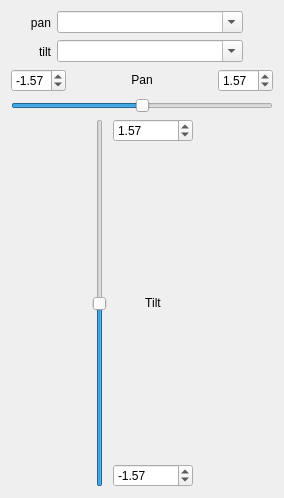
<?xml version="1.0" encoding="UTF-8"?>
<ui version="4.0">
 <author>Mark Allan</author>
 <class>PanTiltWidget</class>
 <widget class="QWidget" name="PanTiltWidget">
  <property name="geometry">
   <rect>
    <x>0</x>
    <y>0</y>
    <width>284</width>
    <height>498</height>
   </rect>
  </property>
  <property name="windowTitle">
   <string>PanTilt</string>
  </property>
  <layout class="QVBoxLayout" name="verticalLayout_4">
   <item>
    <layout class="QVBoxLayout" name="verticalLayout_3">
     <item>
      <layout class="QHBoxLayout" name="horizontalLayout">
       <item>
        <widget class="QLabel" name="panTopicLabel">
         <property name="sizePolicy">
          <sizepolicy hsizetype="Fixed" vsizetype="Preferred">
           <horstretch>0</horstretch>
           <verstretch>0</verstretch>
          </sizepolicy>
         </property>
         <property name="minimumSize">
          <size>
           <width>40</width>
           <height>0</height>
          </size>
         </property>
         <property name="maximumSize">
          <size>
           <width>40</width>
           <height>16777215</height>
          </size>
         </property>
         <property name="text">
          <string>pan</string>
         </property>
         <property name="alignment">
          <set>Qt::AlignRight|Qt::AlignTrailing|Qt::AlignVCenter</set>
         </property>
        </widget>
       </item>
       <item>
        <widget class="QComboBox" name="panTopicCombo">
         <property name="sizePolicy">
          <sizepolicy hsizetype="Preferred" vsizetype="Fixed">
           <horstretch>1</horstretch>
           <verstretch>0</verstretch>
          </sizepolicy>
         </property>
         <property name="editable">
          <bool>true</bool>
         </property>
        </widget>
       </item>
       <item>
        <widget class="QToolButton" name="panRefreshButton">
         <property name="text">
          <string/>
         </property>
         <property name="autoRaise">
          <bool>true</bool>
         </property>
        </widget>
       </item>
      </layout>
     </item>
     <item>
      <layout class="QHBoxLayout" name="horizontalLayout_2">
       <item>
        <widget class="QLabel" name="tiltTopicLabel">
         <property name="sizePolicy">
          <sizepolicy hsizetype="Fixed" vsizetype="Preferred">
           <horstretch>0</horstretch>
           <verstretch>0</verstretch>
          </sizepolicy>
         </property>
         <property name="minimumSize">
          <size>
           <width>40</width>
           <height>0</height>
          </size>
         </property>
         <property name="maximumSize">
          <size>
           <width>40</width>
           <height>16777215</height>
          </size>
         </property>
         <property name="text">
          <string>tilt</string>
         </property>
         <property name="alignment">
          <set>Qt::AlignRight|Qt::AlignTrailing|Qt::AlignVCenter</set>
         </property>
        </widget>
       </item>
       <item>
        <widget class="QComboBox" name="tiltTopicCombo">
         <property name="sizePolicy">
          <sizepolicy hsizetype="Preferred" vsizetype="Fixed">
           <horstretch>1</horstretch>
           <verstretch>0</verstretch>
          </sizepolicy>
         </property>
         <property name="editable">
          <bool>true</bool>
         </property>
        </widget>
       </item>
       <item>
        <widget class="QToolButton" name="tiltRefreshButton">
         <property name="enabled">
          <bool>false</bool>
         </property>
         <property name="text">
          <string/>
         </property>
         <property name="autoRaise">
          <bool>true</bool>
         </property>
        </widget>
       </item>
      </layout>
     </item>
    </layout>
   </item>
   <item>
    <layout class="QVBoxLayout" name="verticalLayout_2">
     <item>
      <layout class="QHBoxLayout" name="horizontalLayout_3">
       <item>
        <widget class="QDoubleSpinBox" name="panMinSpin">
         <property name="minimum">
          <double>-6.280000000000000</double>
         </property>
         <property name="maximum">
          <double>6.280000000000000</double>
         </property>
         <property name="singleStep">
          <double>0.100000000000000</double>
         </property>
         <property name="value">
          <double>-1.570000000000000</double>
         </property>
        </widget>
       </item>
       <item>
        <spacer name="horizontalSpacer_3">
         <property name="orientation">
          <enum>Qt::Horizontal</enum>
         </property>
         <property name="sizeHint" stdset="0">
          <size>
           <width>40</width>
           <height>20</height>
          </size>
         </property>
        </spacer>
       </item>
       <item>
        <widget class="QPushButton" name="panValueBut">
         <property name="text">
          <string>Pan</string>
         </property>
         <property name="flat">
          <bool>true</bool>
         </property>
        </widget>
       </item>
       <item>
        <spacer name="horizontalSpacer_4">
         <property name="orientation">
          <enum>Qt::Horizontal</enum>
         </property>
         <property name="sizeHint" stdset="0">
          <size>
           <width>40</width>
           <height>20</height>
          </size>
         </property>
        </spacer>
       </item>
       <item>
        <widget class="QDoubleSpinBox" name="panMaxSpin">
         <property name="minimum">
          <double>-6.280000000000000</double>
         </property>
         <property name="maximum">
          <double>6.280000000000000</double>
         </property>
         <property name="singleStep">
          <double>0.100000000000000</double>
         </property>
         <property name="value">
          <double>1.570000000000000</double>
         </property>
        </widget>
       </item>
      </layout>
     </item>
     <item>
      <widget class="QSlider" name="panSlider">
       <property name="minimum">
        <number>-157</number>
       </property>
       <property name="maximum">
        <number>157</number>
       </property>
       <property name="orientation">
        <enum>Qt::Horizontal</enum>
       </property>
      </widget>
     </item>
    </layout>
   </item>
   <item>
    <layout class="QHBoxLayout" name="horizontalLayout_4">
     <item>
      <spacer name="horizontalSpacer">
       <property name="orientation">
        <enum>Qt::Horizontal</enum>
       </property>
       <property name="sizeHint" stdset="0">
        <size>
         <width>40</width>
         <height>20</height>
        </size>
       </property>
      </spacer>
     </item>
     <item>
      <widget class="QSlider" name="tiltSlider">
       <property name="minimum">
        <number>-157</number>
       </property>
       <property name="maximum">
        <number>157</number>
       </property>
       <property name="orientation">
        <enum>Qt::Vertical</enum>
       </property>
      </widget>
     </item>
     <item>
      <layout class="QVBoxLayout" name="verticalLayout">
       <item>
        <widget class="QDoubleSpinBox" name="tiltMaxSpin">
         <property name="minimum">
          <double>-6.280000000000000</double>
         </property>
         <property name="maximum">
          <double>6.280000000000000</double>
         </property>
         <property name="singleStep">
          <double>0.100000000000000</double>
         </property>
         <property name="value">
          <double>1.570000000000000</double>
         </property>
        </widget>
       </item>
       <item>
        <spacer name="verticalSpacer">
         <property name="orientation">
          <enum>Qt::Vertical</enum>
         </property>
         <property name="sizeHint" stdset="0">
          <size>
           <width>20</width>
           <height>40</height>
          </size>
         </property>
        </spacer>
       </item>
       <item>
        <widget class="QPushButton" name="tiltValueBut">
         <property name="text">
          <string>Tilt</string>
         </property>
         <property name="flat">
          <bool>true</bool>
         </property>
        </widget>
       </item>
       <item>
        <spacer name="verticalSpacer_2">
         <property name="orientation">
          <enum>Qt::Vertical</enum>
         </property>
         <property name="sizeHint" stdset="0">
          <size>
           <width>20</width>
           <height>40</height>
          </size>
         </property>
        </spacer>
       </item>
       <item>
        <widget class="QDoubleSpinBox" name="tiltMinSpin">
         <property name="minimum">
          <double>-6.280000000000000</double>
         </property>
         <property name="maximum">
          <double>6.280000000000000</double>
         </property>
         <property name="singleStep">
          <double>0.100000000000000</double>
         </property>
         <property name="value">
          <double>-1.570000000000000</double>
         </property>
        </widget>
       </item>
      </layout>
     </item>
     <item>
      <spacer name="horizontalSpacer_2">
       <property name="orientation">
        <enum>Qt::Horizontal</enum>
       </property>
       <property name="sizeHint" stdset="0">
        <size>
         <width>40</width>
         <height>20</height>
        </size>
       </property>
      </spacer>
     </item>
    </layout>
   </item>
  </layout>
 </widget>
 <resources/>
 <connections/>
</ui>
